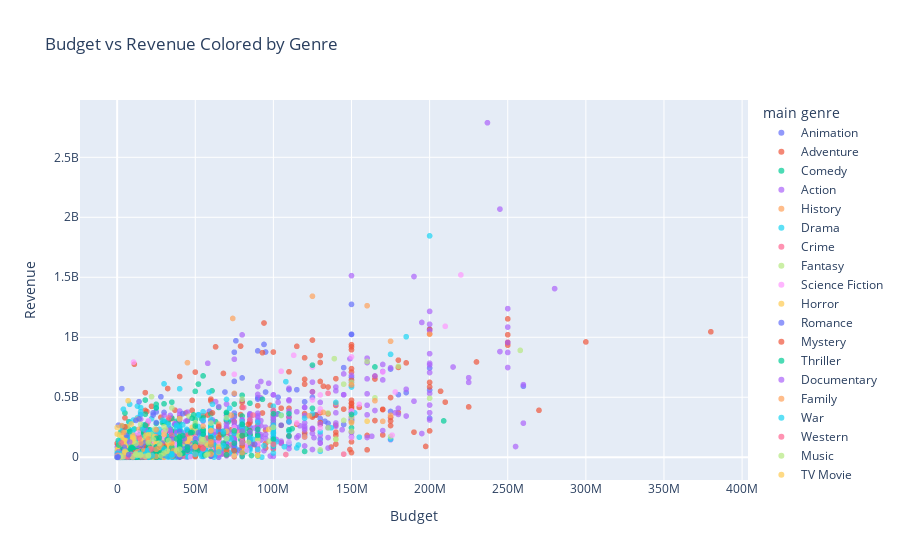

The code cell stored with this chart in its notebook:
### Code cell
#Graphing Budget vs Revenue with Genre as color
BvR_fig = px.scatter(movie_df_cleaned, x='budget', y='revenue', color='main genre',
                 title='Budget vs Revenue Colored by Genre',
                 labels={'budget': 'Budget', 'revenue': 'Revenue', ' main genre': 'Genre'},
                 hover_data=['movie_name','ROI', 'budget','revenue', 'release_date'],
                 opacity=0.7)
BvR_fig.show()
